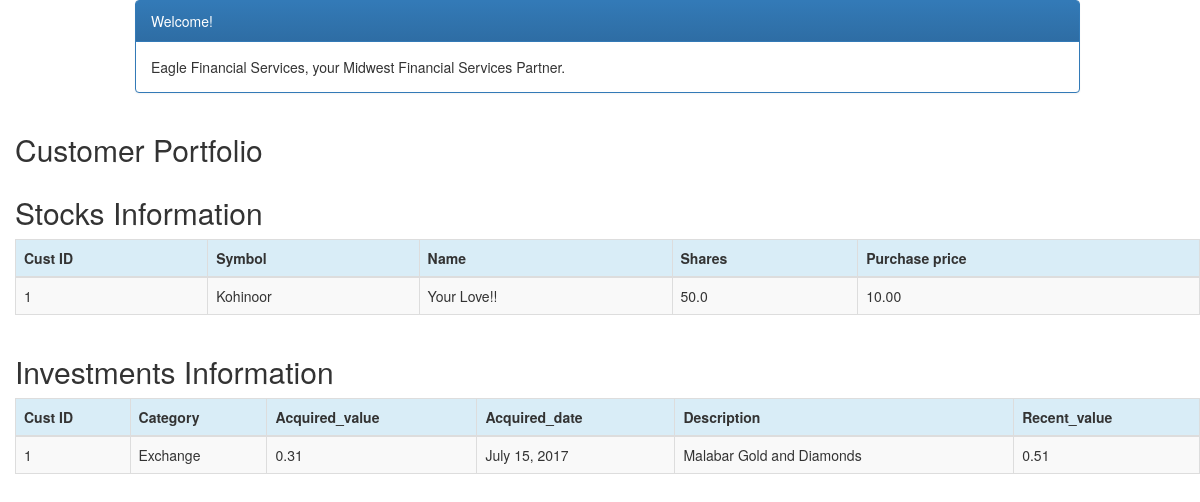
Page /customer/1/portfolio/ (signed in) on the committed database.
### portfolio/models.py (models this page shows, shortened)
class Stock(models.Model):
    customer = models.ForeignKey(Customer, related_name='stocks')
    symbol = models.CharField(max_length=10)
    name = models.CharField(max_length=50)
    shares = models.DecimalField (max_digits=10, decimal_places=1)
    purchase_price = models.DecimalField(max_digits=10, decimal_places=2)
    purchase_date = models.DateField(default=timezone.now, blank=True, null=True)

class Customer(models.Model):
    name = models.CharField(max_length=50)
    address = models.CharField(max_length=200)
    cust_number = models.IntegerField(blank=False, null=False)
    city = models.CharField(max_length=50)
    state = models.CharField(max_length=50)
    zipcode = models.CharField(max_length=10)
    email = models.EmailField(max_length=200)
    cell_phone = models.CharField(max_length=50)
    created_date = models.DateTimeField(
        default=timezone.now)
    updated_date = models.DateTimeField(auto_now_add=True)
    def __str__(self):
        return str(self.cust_number)

class Investment(models.Model):
    customer = models.ForeignKey(Customer, related_name='investments')
    category = models.CharField(max_length=50)
    description = models.CharField(max_length=200)
    acquired_value = models.DecimalField(max_digits=10, decimal_places=2)
    acquired_date = models.DateField(default=timezone.now)
    recent_value = models.DecimalField(max_digits=10, decimal_places=2)
    recent_date = models.DateField(default=timezone.now, blank=True, null=True)

### portfolio/views.py (the view)
# urls.py: url(r'', include('portfolio.urls', namespace='portfolio')),
@login_required
def portfolio(request,pk):
   customer = get_object_or_404(Customer, pk=pk)
   customers = Customer.objects.filter(created_date__lte=timezone.now())
   investments =Investment.objects.filter(customer=pk)
   stocks = Stock.objects.filter(customer=pk)
   sum_acquired_value = Investment.objects.filter(customer=pk).aggregate(Sum('acquired_value'))
   return render(request, 'portfolio/portfolio.html', {'customers': customers,
                                                      'investments': investments,
                                                      'stocks': stocks,
                                                      'sum_acquired_value': sum_acquired_value,})

### portfolio/templates/portfolio/portfolio.html (shortened to what this page needs)
{% load staticfiles %}
{% load mathfilters %}
<!DOCTYPE html>
<link rel="stylesheet" href="//maxcdn.bootstrapcdn.com/bootstrap/3.2.0/css/bootstrap.min.css">
<link rel="stylesheet" href="//maxcdn.bootstrapcdn.com/bootstrap/3.2.0/css/bootstrap-theme.min.css">
<html lang="en">
<head>
    <link rel="stylesheet" href="{% static 'css/portfolio.css' %}">
</head>
<body>
<div class="container">
    <div class="row">
        <div class="col-md-10 col-md-offset-1">
            <div class="panel panel-primary">
                <div class="panel-heading">Welcome!</div>
                <div class="panel-body">
                    Eagle Financial Services, your Midwest Financial Services Partner.
                </div>
            </div>
        </div>
    </div>
</div>
<div class="row">
    <h2 style="padding-left: 15Px">Customer Portfolio</h2>
</div>
<div class="row">
    <h2 style="padding-left: 15Px">Stocks Information</h2>
</div>
<div>
    <table class="table table-striped table-bordered table-hover">
        <thead>
        <tr class="bg-info">
            <th>Cust ID</th>
            <th>Symbol</th>
            <th>Name</th>
            <th>Shares</th>
            <th>Purchase price</th>
        </tr>
        </thead>
        <tbody>
        {% for stock in stocks %}
            <tr>
                <td>{{ stock.customer }}</td>
                <td>{{ stock.symbol }}</td>
                <td>{{ stock.name }}</td>
                <td>{{ stock.shares }}</td>
                <td>{{ stock.purchase_price }}</td>
            </tr>
        {% endfor %}
        </tbody>
    </table>
</div>
<div class="row">
    <h2 style="padding-left: 15Px">Investments Information</h2>
</div>
<div>
    <table class="table table-striped table-bordered table-hover">
        <thead>
        <tr class="bg-info">
            <th>Cust ID</th>
            <th>Category</th>
            <th>Acquired_value</th>
            <th>Acquired_date</th>
            <th>Description</th>
            <th>Recent_value</th>
        </tr>
        </thead>
        <tbody>
        {% for investment in investments %}
            <tr>
                <td>{{ investment.customer }}</td>
                <td>{{ investment.category }}</td>
                <td>{{ investment.acquired_value }}</td>
                <td>{{ investment.acquired_date }}</td>
                <td>{{ investment.description }}</td>
                <td>{{ investment.recent_value }}</td>
            </tr>
        {% endfor %}
        </tbody>
    </table>
</div>

### portfolio/static/css/portfolio.css (style rules this page uses)
body { padding-left: 15px; }

### rows in the picture
Stock: customer "1", symbol "Kohinoor", name "Your Love!!", shares "50.0", purchase_price "10.00"
Investment: customer "1", category "Exchange", acquired_value "0.31", acquired_date "July 15, 2017", description "Malabar Gold and Diamonds", recent_value "0.51"
